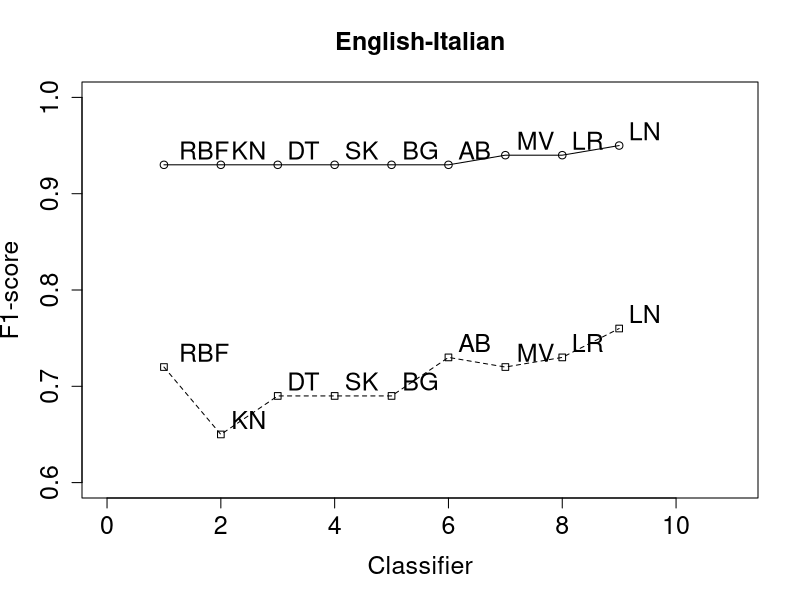

This figure's R source:
library(calibrate)

# Data for English-Italian
x<-c(1,2,3,4,5,6,7,8,9,10)
F_positive<-c(0.93,0.93,0.93,0.93,0.93,0.93,0.94,0.94,0.95)
F_negative<-c(0.72,0.65,0.69,0.69,0.69,0.73,0.72,0.73,0.76)

l_positive<- c("RBF","KN","DT","SK","BG","AB","MV","LR","LN")

#Plot the bar chart.
plot(F_positive,type = "o", xlab = "Classifier", ylab = "F1-score", main = "English-Italian", 
     ylim=c(0.60,1), xlim=c(0,11),cex.lab=1.5, cex.axis=1.5, cex.main=1.5, cex.sub=1.5)
lines(F_negative, type = "o", pch=22, lty=2)

textxy(x, F_positive, l_positive,cex=1.5)

#Here we order by l_positive
textxy(x, F_negative, l_positive,cex=1.5)
